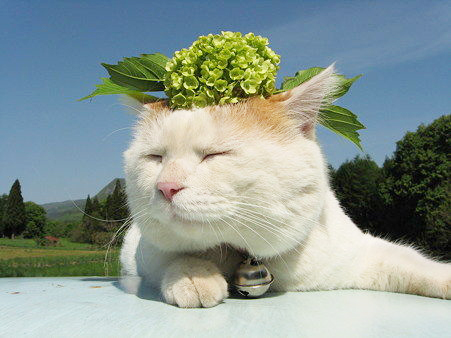
#> input picture python_opencv/geometric_transform/cat01.jpg, 451 x 338 px
$ python test01.py
#> lines starting #> are read from the running program, lines starting #| are printed output that depends on the picture
import cv2
import numpy as np

imgpath = "cat01.jpg"
img = cv2.imread(imgpath)
#> img is the input picture: shape (338, 451, 3); mean B, G, R 147.1, 153, 138.8
# cv2.imshow("img", img)
# cv2.waitKey(0)
t1 = np.array([[0, 0, 1]])
t2 = np.array([[1, 1, 1]]).reshape(-1, 1)
src = np.array([[0, 0], [200, 0], [0, 200]], np.float32)
dst = np.array([[0, 0], [100, 0], [0, 100]], np.float32)
print(src)
src1 = np.concatenate((src, t2), axis=1)
print(src1)
print(dst)
A = cv2.getAffineTransform(src, dst)
print(A)
a = np.concatenate((A, t1), 0)
print(a)
B = cv2.getRotationMatrix2D((40, 50), 30, 0.5)
print(B)
print(img.shape)
#| (338, 451, 3)
h, w = img.shape[:2]
#> h = 338; w = 451
img2 = cv2.warpAffine(img, B, (w, h))
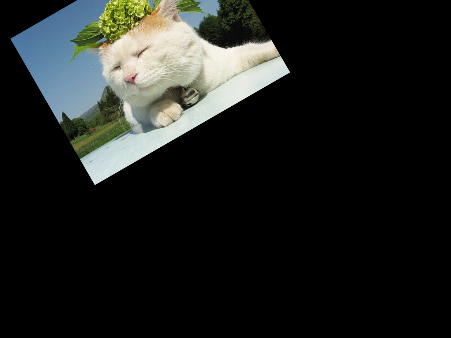
#> img2: shape (338, 451, 3); mean B, G, R 30.5, 32.8, 30.5

# [4 lines of commented-out code are left out]
cv2.imwrite("img2.png", img2)
